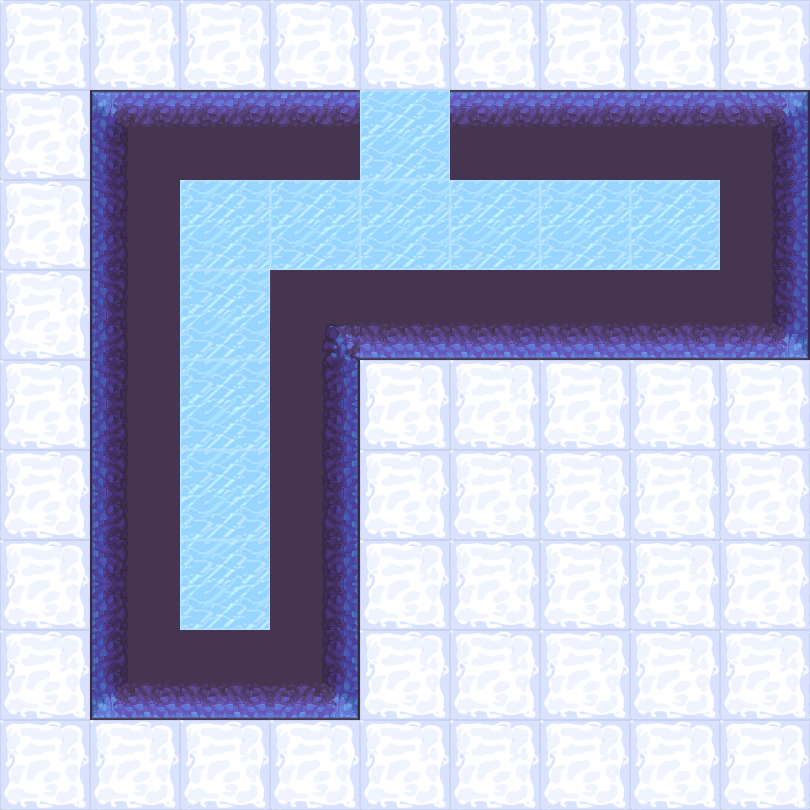

Rendered tile map (Tiled .tmx) drawn with the repository's tilesets; below, a short description and the map source with its tile grids summarised:
An orthogonal 9x9 tile map with 90x90 px tiles, 2 tile layers (地形, 障碍) and 12 objects (8x map, 2x spring, bed, door).

<map version="1.5" tiledversion="1.7.2" orientation="orthogonal" renderorder="right-down" width="9" height="9" tilewidth="90" tileheight="90" infinite="0" nextlayerid="4" nextobjectid="19">
 <tileset firstgid="1" name="1" tilewidth="90" tileheight="90" tilecount="100" columns="10">
  <image source="2.png" trans="ff00ff" width="900" height="900" />
 </tileset>
 <layer id="1" name="地形" width="9" height="9">
  <data>[81 cells, 81 non-empty, 2 distinct tile ids]</data>
 </layer>
 <layer id="2" name="障碍" width="9" height="9">
  <data>[81 cells, 25 non-empty, 9 distinct tile ids]</data>
 </layer>
 <objectgroup id="3" name="对象">
  <object id="1" name="bed" x="180" y="540" width="90" height="90" />
  <object id="2" name="map" x="180" y="360" width="90" height="90" />
  <object id="6" name="map" x="180" y="180" width="90" height="90" />
  <object id="7" name="map" x="180" y="270" width="90" height="90" />
  <object id="10" name="map" x="180" y="450" width="90" height="90" />
  <object id="11" name="map" x="540" y="180" width="90" height="90" />
  <object id="13" name="map" x="360" y="180" width="90" height="90">
   <properties>
    <property name="weapon" type="int" value="1" />
   </properties>
  </object>
  <object id="14" name="map" x="450" y="180" width="90" height="90">
   <properties>
    <property name="weapon" type="int" value="2" />
   </properties>
  </object>
  <object id="15" name="map" x="270" y="180" width="90" height="90">
   <properties>
    <property name="weapon" type="int" value="3" />
   </properties>
  </object>
  <object id="16" name="spring" x="0" y="180" width="90" height="90">
   <properties>
    <property name="direction" value="2" />
   </properties>
  </object>
  <object id="17" name="spring" x="630" y="180" width="90" height="90">
   <properties>
    <property name="direction" value="1" />
   </properties>
  </object>
  <object id="18" name="door" x="360" y="90" width="90" height="90">
   <properties>
    <property name="LorR" type="int" value="1" />
    <property name="motion" type="int" value="4" />
    <property name="rotate" type="int" value="0" />
   </properties>
  </object>
 </objectgroup>
</map>
